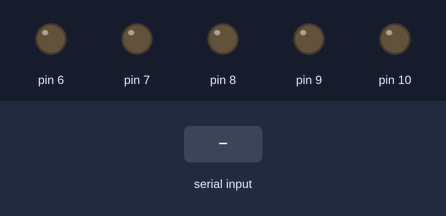
A sketch run on a simulated Arduino Uno, built with avr-gcc and run on an emulated ATmega328P. Parts: output pins drawn as LEDs (lit = HIGH). Inputs (shaded band) come from the test bench.

Above: at 1.2 s.
1.3 s: "90,45\n" received over Serial
At 2.6 s:
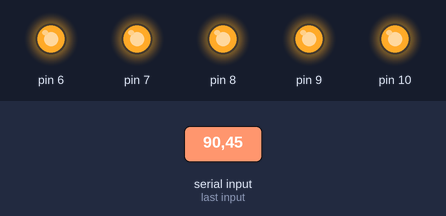
Timing chart, 0 to 4.3 s (numbered marks = the images above; inputs shaded):
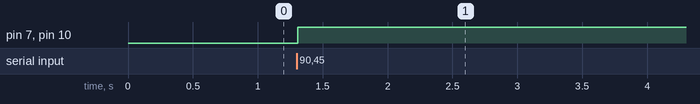

Measured:
- after the input at 1.3 s, pin 6–10: LOW → HIGH at once

The sketch:

LED.ino
```cpp
void setup() {
  // put your setup code here, to run once:
  pinMode(6, OUTPUT);
  pinMode(7, OUTPUT);
  pinMode(8, OUTPUT);
  pinMode(9, OUTPUT);
  pinMode(10, OUTPUT);
  Serial.begin(9600);

}

void loop() {
  // put your main code here, to run repeatedly:
  while(Serial.available()==0)
  {

  }
      int number=Serial.parseInt();


      int binary[5]={0,0,0,0,0};
      int count=0,remain;
      while(number!=0)
      {
        remain=number%2;
        number=number/2;
        binary[count]=remain;
        count++;
      }
      for(int i=5;i>0;i--)
      {
        if(binary[i]==1)
          digitalWrite(i+5,HIGH);
      }

}
```
